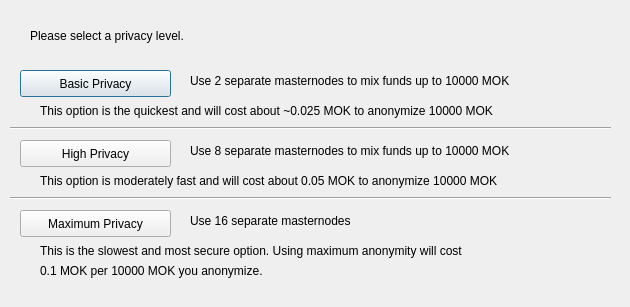
<?xml version="1.0" encoding="UTF-8"?>
<ui version="4.0">
 <class>ObfuscationConfig</class>
 <widget class="QDialog" name="ObfuscationConfig">
  <property name="geometry">
   <rect>
    <x>0</x>
    <y>0</y>
    <width>630</width>
    <height>307</height>
   </rect>
  </property>
  <property name="windowTitle">
   <string>Configure Obfuscation</string>
  </property>
  <widget class="QPushButton" name="buttonBasic">
   <property name="geometry">
    <rect>
     <x>20</x>
     <y>70</y>
     <width>151</width>
     <height>27</height>
    </rect>
   </property>
   <property name="text">
    <string>Basic Privacy</string>
   </property>
  </widget>
  <widget class="QPushButton" name="buttonHigh">
   <property name="geometry">
    <rect>
     <x>20</x>
     <y>140</y>
     <width>151</width>
     <height>27</height>
    </rect>
   </property>
   <property name="text">
    <string>High Privacy</string>
   </property>
  </widget>
  <widget class="QPushButton" name="buttonMax">
   <property name="geometry">
    <rect>
     <x>20</x>
     <y>210</y>
     <width>151</width>
     <height>27</height>
    </rect>
   </property>
   <property name="text">
    <string>Maximum Privacy</string>
   </property>
  </widget>
  <widget class="QLabel" name="label">
   <property name="geometry">
    <rect>
     <x>30</x>
     <y>20</y>
     <width>571</width>
     <height>31</height>
    </rect>
   </property>
   <property name="text">
    <string>Please select a privacy level.</string>
   </property>
  </widget>
  <widget class="QLabel" name="label_2">
   <property name="geometry">
    <rect>
     <x>190</x>
     <y>70</y>
     <width>421</width>
     <height>21</height>
    </rect>
   </property>
   <property name="text">
    <string>Use 2 separate masternodes to mix funds up to 10000 MOK</string>
   </property>
  </widget>
  <widget class="QLabel" name="label_3">
   <property name="geometry">
    <rect>
     <x>190</x>
     <y>140</y>
     <width>411</width>
     <height>21</height>
    </rect>
   </property>
   <property name="text">
    <string>Use 8 separate masternodes to mix funds up to 10000 MOK</string>
   </property>
  </widget>
  <widget class="QLabel" name="label_4">
   <property name="geometry">
    <rect>
     <x>190</x>
     <y>210</y>
     <width>421</width>
     <height>21</height>
    </rect>
   </property>
   <property name="text">
    <string>Use 16 separate masternodes</string>
   </property>
  </widget>
  <widget class="QLabel" name="label_6">
   <property name="geometry">
    <rect>
     <x>40</x>
     <y>100</y>
     <width>561</width>
     <height>21</height>
    </rect>
   </property>
   <property name="text">
    <string>This option is the quickest and will cost about ~0.025 MOK to anonymize 10000 MOK</string>
   </property>
  </widget>
  <widget class="QLabel" name="label_7">
   <property name="geometry">
    <rect>
     <x>40</x>
     <y>170</y>
     <width>561</width>
     <height>21</height>
    </rect>
   </property>
   <property name="text">
    <string>This option is moderately fast and will cost about 0.05 MOK to anonymize 10000 MOK</string>
   </property>
  </widget>
  <widget class="QLabel" name="label_8">
   <property name="geometry">
    <rect>
     <x>40</x>
     <y>240</y>
     <width>561</width>
     <height>21</height>
    </rect>
   </property>
   <property name="text">
    <string>This is the slowest and most secure option. Using maximum anonymity will cost</string>
   </property>
  </widget>
  <widget class="QLabel" name="label_9">
   <property name="geometry">
    <rect>
     <x>40</x>
     <y>260</y>
     <width>561</width>
     <height>21</height>
    </rect>
   </property>
   <property name="text">
    <string>0.1 MOK per 10000 MOK you anonymize.</string>
   </property>
  </widget>
  <widget class="Line" name="line">
   <property name="geometry">
    <rect>
     <x>10</x>
     <y>120</y>
     <width>601</width>
     <height>16</height>
    </rect>
   </property>
   <property name="orientation">
    <enum>Qt::Horizontal</enum>
   </property>
  </widget>
  <widget class="Line" name="line_2">
   <property name="geometry">
    <rect>
     <x>10</x>
     <y>190</y>
     <width>601</width>
     <height>16</height>
    </rect>
   </property>
   <property name="orientation">
    <enum>Qt::Horizontal</enum>
   </property>
  </widget>
 </widget>
 <resources/>
 <connections/>
</ui>
